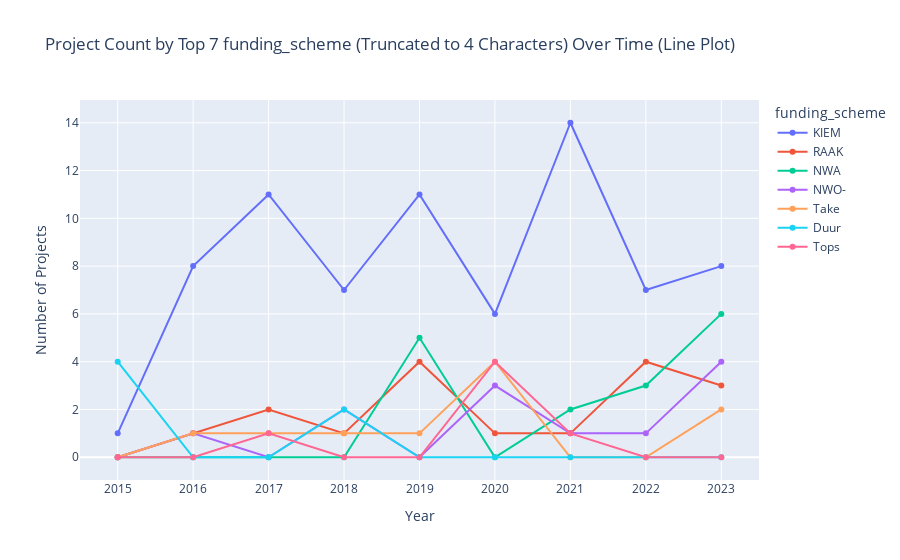
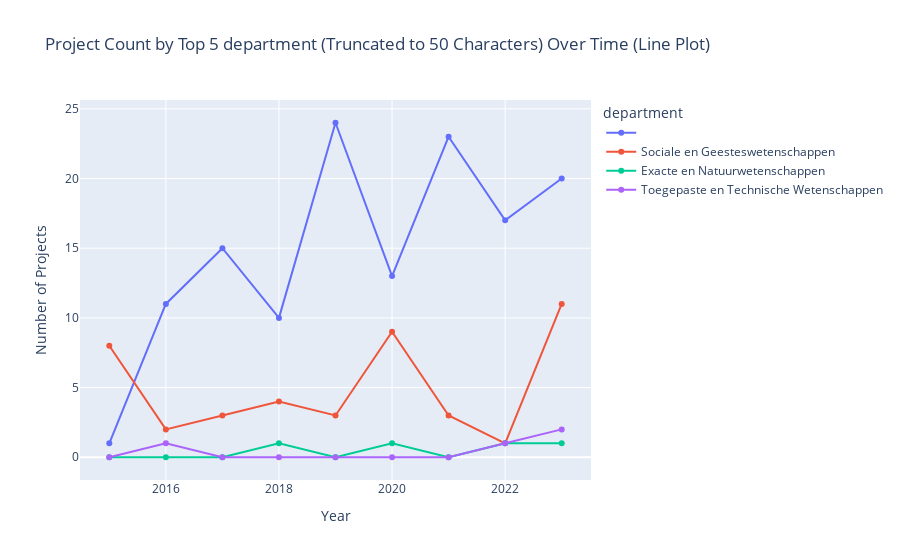

These figures' notebook cell, in order:
### Markdown cell above
#### **FUNDING SCHEMES** <a class="anchor" id="funding"></a>

### Code cell
def plot_top_n_schemes(df, column_name, start_year, end_year, top_n, max_characters, selected_topic_ids, values_to_exclude):
    # Convert 'start_date' to datetime format
    df['start_date'] = pd.to_datetime(df['start_date'])
    
    # Add truncated column
    truncated_column = f'truncated_{column_name}'
    df[truncated_column] = df[column_name].str[:max_characters]
    
    # Filter data
    filtered_data = df[
        (df['start_date'].dt.year >= start_year) &
        (df['start_date'].dt.year <= end_year) &
        (df['Topic'].isin(selected_topic_ids)) &
        (~df[column_name].isin(values_to_exclude))
    ]
    
    # Group data by year and truncated column
    grouped_data = filtered_data.groupby([filtered_data['start_date'].dt.year, truncated_column])['project_id'].count().unstack(fill_value=0)
    
    # Ensure all years are included in the index
    all_years = pd.Index(range(start_year, end_year + 1), name='Year')
    grouped_data = grouped_data.reindex(all_years, fill_value=0)
    
    # Calculate total counts for each truncated scheme
    total_counts = grouped_data.sum(axis=0)
    
    # Get the top N truncated schemes by count
    top_n_schemes = total_counts.nlargest(top_n).index
    
    # Filter the grouped data to include only the top N truncated schemes
    grouped_data = grouped_data[top_n_schemes]
    
    # Create the line plot
    line_fig = go.Figure()
    
    for scheme in top_n_schemes:
        if scheme in grouped_data.columns:
            # Adding trace to line plot
            line_fig.add_trace(go.Scatter(
                x=grouped_data.index,
                y=grouped_data[scheme],
                name=scheme,
                mode='lines+markers'
            ))
    
    # Update layout for the line plot
    line_fig.update_layout(
        title=f'Project Count by Top {top_n} {column_name} (Truncated to {max_characters} Characters) Over Time (Line Plot)',
        xaxis_title='Year',
        yaxis_title='Number of Projects',
        legend_title=column_name
    )
    
    # Show the line plot
    line_fig.show()


plot_top_n_schemes(
    df=df_projects,
    column_name='funding_scheme',
    start_year=START_YEAR,
    end_year=END_YEAR,
    top_n=7,
    max_characters=4, # truncate funding scheme names to get data grouped on a relevant level
    selected_topic_ids=SELECTED_TOPIC_IDS,
    values_to_exclude=[]
)


plot_top_n_schemes(
    df=df_projects,
    column_name='department',
    start_year=START_YEAR,
    end_year=END_YEAR,
    top_n=5,
    max_characters=50,
    selected_topic_ids=SELECTED_TOPIC_IDS,
    values_to_exclude=[]
)

plot_top_n_schemes(
    df=df_projects,
    column_name='department',
    start_year=START_YEAR,
    end_year=END_YEAR,
    top_n=5,
    max_characters=50,
    selected_topic_ids=SELECTED_TOPIC_IDS,
    values_to_exclude=['']  # remove empty values
)

plot_top_n_schemes(
    df=df_projects,
    column_name='sub_department',
    start_year=START_YEAR,
    end_year=END_YEAR,
    top_n=5,
    max_characters=50,
    selected_topic_ids=SELECTED_TOPIC_IDS,
    values_to_exclude=[]
)

plot_top_n_schemes(
    df=df_projects,
    column_name='sub_department',
    start_year=START_YEAR,
    end_year=END_YEAR,
    top_n=5,
    max_characters=50,
    selected_topic_ids=SELECTED_TOPIC_IDS,
    values_to_exclude=['']  # remove empty values
)

### Figure 1 — Plotly figure (JSON) as saved in the notebook; plotly's stock layout.template omitted (floating-point values rounded to 4 significant figures)
{"data": [{"mode": "lines+markers", "name": "KIEM", "type": "scatter", "x": [2015, 2016, 2017, 2018, 2019, 2020, 2021, 2022, 2023], "y": [1, 8, 11, 7, 11, 6, 14, 7, 8]}, {"mode": "lines+markers", "name": "RAAK", "type": "scatter", "x": [2015, 2016, 2017, 2018, 2019, 2020, 2021, 2022, 2023], "y": [0, 1, 2, 1, 4, 1, 1, 4, 3]}, {"mode": "lines+markers", "name": "NWA ", "type": "scatter", "x": [2015, 2016, 2017, 2018, 2019, 2020, 2021, 2022, 2023], "y": [0, 0, 0, 0, 5, 0, 2, 3, 6]}, {"mode": "lines+markers", "name": "NWO-", "type": "scatter", "x": [2015, 2016, 2017, 2018, 2019, 2020, 2021, 2022, 2023], "y": [0, 1, 0, 2, 0, 3, 1, 1, 4]}, {"mode": "lines+markers", "name": "Take", "type": "scatter", "x": [2015, 2016, 2017, 2018, 2019, 2020, 2021, 2022, 2023], "y": [0, 1, 1, 1, 1, 4, 0, 0, 2]}, {"mode": "lines+markers", "name": "Duur", "type": "scatter", "x": [2015, 2016, 2017, 2018, 2019, 2020, 2021, 2022, 2023], "y": [4, 0, 0, 2, 0, 0, 0, 0, 0]}, {"mode": "lines+markers", "name": "Tops", "type": "scatter", "x": [2015, 2016, 2017, 2018, 2019, 2020, 2021, 2022, 2023], "y": [0, 0, 1, 0, 0, 4, 1, 0, 0]}], "layout": {"legend": {"title": {"text": "funding_scheme"}}, "title": {"text": "Project Count by Top 7 funding_scheme (Truncated to 4 Characters) Over Time (Line Plot)"}, "xaxis": {"title": {"text": "Year"}}, "yaxis": {"title": {"text": "Number of Projects"}}}}

### Figure 2 — Plotly figure (JSON) as saved in the notebook; plotly's stock layout.template omitted (floating-point values rounded to 4 significant figures)
{"data": [{"mode": "lines+markers", "name": "", "type": "scatter", "x": [2015, 2016, 2017, 2018, 2019, 2020, 2021, 2022, 2023], "y": [1, 11, 15, 10, 24, 13, 23, 17, 20]}, {"mode": "lines+markers", "name": "Sociale en Geesteswetenschappen", "type": "scatter", "x": [2015, 2016, 2017, 2018, 2019, 2020, 2021, 2022, 2023], "y": [8, 2, 3, 4, 3, 9, 3, 1, 11]}, {"mode": "lines+markers", "name": "Exacte en Natuurwetenschappen", "type": "scatter", "x": [2015, 2016, 2017, 2018, 2019, 2020, 2021, 2022, 2023], "y": [0, 0, 0, 1, 0, 1, 0, 1, 1]}, {"mode": "lines+markers", "name": "Toegepaste en Technische Wetenschappen", "type": "scatter", "x": [2015, 2016, 2017, 2018, 2019, 2020, 2021, 2022, 2023], "y": [0, 1, 0, 0, 0, 0, 0, 1, 2]}], "layout": {"legend": {"title": {"text": "department"}}, "title": {"text": "Project Count by Top 5 department (Truncated to 50 Characters) Over Time (Line Plot)"}, "xaxis": {"title": {"text": "Year"}}, "yaxis": {"title": {"text": "Number of Projects"}}}}
